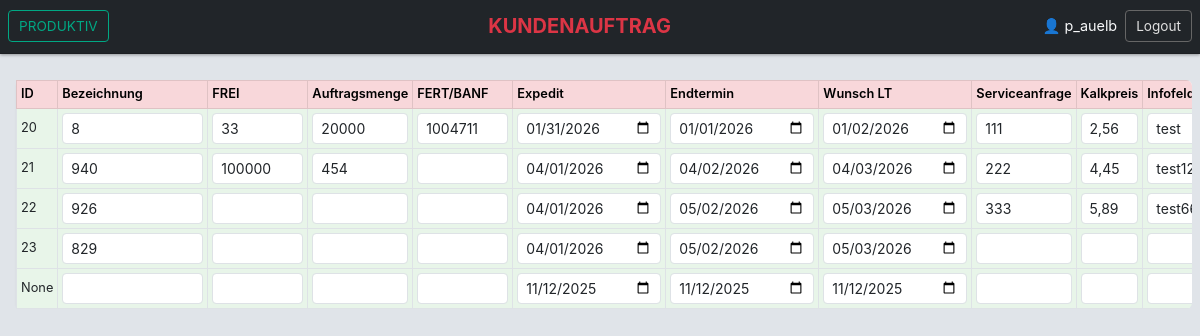
/app_auelb/kundenauftrag/update/7/?from=produktiv& (signed in), run on the app's committed database.
### app_auelb/models.py (models this page shows, shortened)
class Produkt(models.Model):
    kundenauftrag=models.ForeignKey(Kundenauftrag,on_delete=models.CASCADE,related_name="order_back_1")
    bezeichnung = models.ForeignKey(Material, on_delete=models.CASCADE,related_name="kdbezeichnung",null=True,blank=True)
    p_frei=models.CharField(max_length=20,null=True,blank=True)
    p_auftragsmenge=models.CharField(max_length=20,null=True,blank=True)
    p_fertigungsauftrag=models.CharField(max_length=10,null=True,blank=True)
    p_endtermin=models.DateField(default=date.today)
    p_endtermin_wunsch=models.DateField(default=date.today)
    p_LT_EXP=models.DateField(default=date.today)
    p_serviceanfrage=models.CharField(max_length=20,null=True,blank=True)
    p_kalkpreis=models.CharField(max_length=20,null=True,blank=True)
    p_infofeld = models.TextField("Infofeld", blank=True, null=True)
    statusprodukt = models.ForeignKey(StatusProdukt, on_delete=models.CASCADE)
    class Meta:
        db_table='tbl_produkt'
        verbose_name = "Produkt"
        verbose_name_plural = "Produkte"

### app_auelb/views.py (the view, shortened to what this page needs)
# urls.py: path('kundenauftrag/update/<int:pk>/', views.kundenauftragUpdate, name='kundenauftrag_update'),
@login_required
def kundenauftragUpdate(request, pk):
    kundenauftrag = get_object_or_404(Kundenauftrag, pk=pk)
    products = kundenauftrag.order_back_1.all()
    form_kwargs = {'user': request.user}
    if request.method == "POST":
        formset = Kd_formset(request.POST, instance=kundenauftrag, queryset=products, form_kwargs=form_kwargs)
    else:
        formset = Kd_formset(instance=kundenauftrag, queryset=products, form_kwargs=form_kwargs)
    print(f"Kundenauftrag enthält {products.count()} Produkte.")
    print(f"Anzahl der Form-Instanzen im Formset: {len(formset.forms)}")
    for i, form in enumerate(formset.forms):
        print(f"Form {i} - Instanz ID: {form.instance.id if form.instance else 'None'}")
    user_groups = [g.name for g in request.user.groups.all()]
    can_edit = "TVK" in user_groups or "PPS_MAWI" in user_groups
    readonly_fields = [] # Kann leer bleiben
    from_param = request.GET.get("from", "produktiv").lower()
    if from_param == "archiv":
        back_url = reverse("auftragsliste_geliefert")
        back_label = "ARCHIV"
    else:
        back_url = reverse("auftragsliste_nicht_geliefert")
        back_label = "PRODUKTIV"
    context = {
        'kundenauftrag': kundenauftrag,
        'formset': formset,
        'can_edit': can_edit,
        'readonly_fields': readonly_fields,
        'back_url': back_url,
        'back_label': back_label,
        'query_string': request.GET.urlencode(),
        'mode_label': "KUNDENAUFTRAG",
        'user_name': request.user.username,
    }
    return render(request, 'app_auelb/auftrag_auffrischen.html', context)

### app_auelb/models.py (called while the page is built)
    def __str__(self):
        return self.produkt_auswahl

### app_auelb/templates/app_auelb/auftrag_auffrischen.html (shortened to what this page needs)
{% extends "base.html" %}
{% load widget_tweaks %}
{% load static %}
{% load crispy_forms_tags %}
{% load django_bootstrap5 %}
{% block header %}
<nav class="navbar navbar-expand-sm bg-dark navbar-dark fixed-top w-100">
    <div class="container-fluid px-2 d-flex justify-content-between align-items-center">
        <div class="d-flex align-items-center">
            <a href="{{ back_url }}?{{ query_string }}" class="btn btn-outline-success btn-sm me-2">
                {{ back_label }}
            </a>
        </div>
        <div class="text-center flex-grow-1">
            <span class="navbar-text text-danger fw-bold fs-5">
                {{ mode_label }}
            </span>
        </div>
        <div class="d-flex align-items-center">
            <span class="navbar-text text-light me-2">
                👤 {{ user_name }}
            </span>
            <a href="{% url 'login' %}" class="btn btn-outline-light btn-sm">Logout</a>
        </div>
    </div>
</nav>
{% endblock %}
{% block content %}
<div class="table-responsive px-2 mt-4">
    <form method="post" id="formsetForm">
        <table class="table table-bordered table-sm table-auffrischen align-middle text-nowrap fs-7 m-0 w-100">
            <thead class="thead-dark sticky-top">
                <tr class="table-danger">
                    <th>ID</th>
                    <th>Bezeichnung</th>
                    <th>FREI</th>
                    <th>Auftragsmenge</th>
                    <th>FERT/BANF</th>
                    <th>Expedit</th>
                    <th>Endtermin</th>
                    <th>Wunsch LT</th>
                    <th>Serviceanfrage</th>
                    <th>Kalkpreis</th>
                    <th>Infofeld</th>
                </tr>
            </thead>
            <tbody>
                {% for p in formset %}
                <tr class="table-prod table-auffrischen">
                    <td>{{ p.instance.id }}{{ p.id }}</td>
                    <td>
                        {% if "bezeichnung" in readonly_fields %}
                            <input type="text" class="form-control form-control-sm readonly-field"
                                   value="{{ p.bezeichnung.value|default_if_none:'' }}" readonly>
                            <input type="hidden" name="{{ p.prefix }}-bezeichnung" value="{{ p.bezeichnung.value|default_if_none:'' }}">
                        {% else %}
                            {% render_field p.bezeichnung class="form-control form-control-sm" %}
                        {% endif %}
                    </td>
                    <td>
                        {% if "p_frei" in readonly_fields %}
                            <input type="text" class="form-control form-control-sm readonly-field"
                                   value="{{ p.p_frei.value|default_if_none:'' }}" readonly>
                            <input type="hidden" name="{{ p.prefix }}-p_frei" value="{{ p.p_frei.value|default_if_none:'' }} ">
                        {% else %}
                            {% render_field p.p_frei class="form-control form-control-sm" %}
                        {% endif %}
                    </td>
                    <td>
                        {% if "p_auftragsmenge" in readonly_fields %}
                            <input type="text" class="form-control form-control-sm readonly-field"
                                   value="{{ p.p_auftragsmenge.value|default_if_none:'' }}" readonly>
                            <input type="hidden" name="{{ p.prefix }}-p_auftragsmenge" value="{{ p.p_auftragsmenge.value|default_if_none:'' }}">
                        {% else %}
                            {% render_field p.p_auftragsmenge class="form-control form-control-sm" %}
                        {% endif %}
                    </td>
                    <td>
                        {% if "p_fertigungsauftrag" in readonly_fields %}
                            <input type="text" class="form-control form-control-sm readonly-field"
                                   value="{{ p.p_fertigungsauftrag.value|default_if_none:'' }}" readonly>
                            <input type="hidden" name="{{ p.prefix }}-p_fertigungsauftrag" value="{{ p.p_fertigungsauftrag.value|default_if_none:'' }}">
                        {% else %}
                            {% render_field p.p_fertigungsauftrag class="form-control form-control-sm" %}
                        {% endif %}
                    </td>
                    <td>
                        {% if "p_LT_EXP" in readonly_fields %}
                            <input type="text" class="form-control form-control-sm readonly-field"
                                   value="{{ p.p_LT_EXP.value|default_if_none:'' }}" readonly>
                            <input type="hidden" name="{{ p.prefix }}-p_LT_EXP" value="{{ p.p_P_LT_EXP.value|default_if_none:'' }}">
                        {% else %}
                            {% render_field p.p_LT_EXP type="date" class="form-control form-control-sm" %}
                        {% endif %}
                    </td>
                    <td>
                        {% if "p_endtermin" in readonly_fields %}
                            <input type="text" class="form-control form-control-sm readonly-field"
                                   value="{{ p.p_endtermin.value|default_if_none:'' }}" readonly>
                            <input type="hidden" name="{{ p.prefix }}-p_endtermin" value="{{ p.p_endtermin.value|default_if_none:'' }}">
                        {% else %}
                            {% render_field p.p_endtermin type="date" class="form-control form-control-sm" %}
                        {% endif %}
                    </td>
                    <td>
                        {% if "p_endtermin_wunsch" in readonly_fields %}
                            <input type="text" class="form-control form-control-sm readonly-field"
                                   value="{{ p.p_endtermin_wunsch.value|default_if_none:'' }}" readonly>
                            <input type="hidden" name="{{ p.prefix }}-p_endtermin_wunsch" value="{{ p.p_endtermin_wunsch.value|default_if_none:'' }}">
                        {% else %}
                            {% render_field p.p_endtermin_wunsch type="date" class="form-control form-control-sm" %}
                        {% endif %}
                    </td>
                    <td>
                        {% if "p_serviceanfrage" in readonly_fields %}
                            <input type="text" class="form-control form-control-sm readonly-field"
                                   value="{{ p.p_serviceanfrage.value|default_if_none:'' }}" readonly>
                            <input type="hidden" name="{{ p.prefix }}-p_serviceanfrage" value="{{ p.p_serviceanfrage.value|default_if_none:'' }}">
                        {% else %}
                            {% render_field p.p_serviceanfrage class="form-control form-control-sm" %}
                        {% endif %}
                    </td>
                    <td>
                        {% if "p_kalkpreis" in readonly_fields %}
                            <input type="text" class="form-control form-control-sm readonly-field"
                                   value="{{ p.p_kalkpreis.value|default_if_none:'' }}" readonly>
                            <input type="hidden" name="{{ p.prefix }}-p_kalkpreis" value="{{ p.p_kalkpreis.value|default_if_none:'' }}">
                        {% else %}
                            {% render_field p.p_kalkpreis class="form-control form-control-sm" %}
                        {% endif %}
                    </td>
                    <td>
                        {% if "p_infofeld" in readonly_fields %}
                            <textarea class="form-control form-control-sm readonly-field" rows="1" readonly>{{ p.p_infofeld.value|default_if_none:'' }}</textarea>
                            <input type="hidden" name="{{ p.prefix }}-p_infofeld" value="{{ p.p_infofeld.value|default_if_none:'' }}">
                        {% else %}
                            {% render_field p.p_infofeld class="form-control form-control-sm" %}
                        {% endif %}
                    </td>
                </tr>
                {% endfor %}
            </tbody>
        </table>
    </form>
</div>
{% endblock %}

### app_auelb/static/styles.css (style rules this page uses)
html body { background-color: #e0e4e9; color: #23272b; font-family: "Inter", "Segoe UI", "Roboto", sans-serif; font-size: 0.9rem; line-height: 1.45; margin: 0; padding-top: 56px; }
.navbar { background-color: #23272b; border-bottom: 1px solid #1d1f23; box-shadow: 0 1px 3px rgba(0,0,0,0.35); }
.navbar .btn { display: inline-flex; align-items: center; justify-content: center; height: 32px; padding: 0 10px; font-size: 0.85rem; line-height: 1; text-align: center; border-radius: 4px; transition: all 0.15s ease-in-out; }
.navbar .btn-outline-success { color: #00a884; border-color: #00a884; background-color: transparent; }
.navbar .btn-outline-light { color: #e0e0e0; border-color: #666; }
.table { background-color: #ffffff; border: 1px solid #e1e4e8; border-radius: 6px; box-shadow: 0 1px 3px rgba(0,0,0,0.05); }
.table th { background-color: #f2f4f6; color: #3c4044; font-weight: 600; font-size: 0.8rem; border-bottom: 1px solid #dee2e6; }
.table td { font-size: 0.8rem; vertical-align: middle; color: #333; }
.table-responsive { width: 100%; overflow-x: auto; border-radius: 6px; margin-top: 0.5rem; }
input, select, textarea { border: 1px solid #ccc; border-radius: 4px; font-size: 0.85rem; padding: 0.3rem 0.4rem; }
a { color: #0078d7; text-decoration: none; }
.text-danger { color: #ff6666 !important; font-weight: 500; }
.table th { background-color: #f1f3f5; color: #2c2f33; font-weight: 600; font-size: 0.8rem; border-bottom: 1px solid #dee2e6; }
.table-prod td, .table-prod { background-color: #e8f5e9 !important; }
.table th:nth-child(1), .table td:nth-child(1) { min-width: 15px; }
.table th:nth-child(2), .table td:nth-child(2) { min-width: 15px; }
.table th:nth-child(3), .table td:nth-child(3) { min-width: 15px; }
.table th:nth-child(4), .table td:nth-child(4) { min-width: 15px; }
.table th:nth-child(5), .table td:nth-child(5) { min-width: 15px; }
.table th:nth-child(6), .table td:nth-child(6) { min-width: 15px; }
.table th:nth-child(7), .table td:nth-child(7) { min-width: 15px; }
.table th:nth-child(8), .table td:nth-child(8) { min-width: 15px; }
.table th:nth-child(9), .table td:nth-child(9) { min-width: 15px; }
.table th:nth-child(10), .table td:nth-child(10) { min-width: 150px; }
.table th:nth-child(11), .table td:nth-child(11) { min-width: 30px; }
.table.table-auffrischen th:nth-child(1), .table.table-auffrischen td:nth-child(1) { min-width: 15px; }
.table.table-auffrischen th:nth-child(2), .table.table-auffrischen td:nth-child(2) { min-width: 150px; }
.table.table-auffrischen th:nth-child(3), .table.table-auffrischen td:nth-child(3) { min-width: 100px; }
.table.table-auffrischen th:nth-child(4), .table.table-auffrischen td:nth-child(4) { min-width: 100px; }
.table.table-auffrischen th:nth-child(5), .table.table-auffrischen td:nth-child(5) { min-width: 100px; }
.table.table-auffrischen th:nth-child(10), .table.table-auffrischen td:nth-child(10) { min-width: 30px; }
.table.table-auffrischen th:nth-child(11), .table.table-auffrischen td:nth-child(11) { min-width: 120px; }

### data on the page
Produkt: instance.id "20"
Produkt: instance.id "21"
Produkt: instance.id "22"
Produkt: instance.id "23"

### other printed values
{{ back_label }} "PRODUKTIV"
{{ mode_label }} "KUNDENAUFTRAG"
{{ user_name }} "p_auelb"
{{ p.instance.id }} "None"
